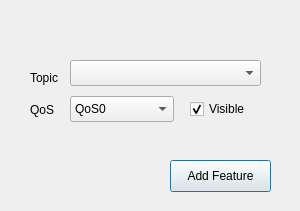
<?xml version="1.0" encoding="UTF-8"?>
<ui version="4.0">
 <class>tlAddFeature</class>
 <widget class="QDialog" name="tlAddFeature">
  <property name="geometry">
   <rect>
    <x>0</x>
    <y>0</y>
    <width>300</width>
    <height>211</height>
   </rect>
  </property>
  <property name="sizePolicy">
   <sizepolicy hsizetype="Preferred" vsizetype="Preferred">
    <horstretch>0</horstretch>
    <verstretch>0</verstretch>
   </sizepolicy>
  </property>
  <property name="maximumSize">
   <size>
    <width>300</width>
    <height>16777215</height>
   </size>
  </property>
  <property name="windowTitle">
   <string>Add Feature</string>
  </property>
  <widget class="QComboBox" name="selectTopic">
   <property name="geometry">
    <rect>
     <x>70</x>
     <y>60</y>
     <width>191</width>
     <height>26</height>
    </rect>
   </property>
  </widget>
  <widget class="QLabel" name="selectTopicLabel">
   <property name="geometry">
    <rect>
     <x>30</x>
     <y>70</y>
     <width>41</width>
     <height>16</height>
    </rect>
   </property>
   <property name="toolTip">
    <string>&lt;html&gt;&lt;head/&gt;&lt;body&gt;&lt;p&gt;Devices require a custom name and must be assigned a type&lt;/p&gt;&lt;p&gt;The name will form the basis of the MQTT Topic that gets piublished.&lt;/p&gt;&lt;p&gt;For example Water Tank 1 will be converteed to the Topic name /digisense/water/tank/1&lt;/p&gt;&lt;/body&gt;&lt;/html&gt;</string>
   </property>
   <property name="text">
    <string>Topic</string>
   </property>
  </widget>
  <widget class="QPushButton" name="buttonAdd">
   <property name="geometry">
    <rect>
     <x>170</x>
     <y>160</y>
     <width>101</width>
     <height>32</height>
    </rect>
   </property>
   <property name="text">
    <string>Add Feature</string>
   </property>
  </widget>
  <widget class="QComboBox" name="selectQoS">
   <property name="geometry">
    <rect>
     <x>70</x>
     <y>96</y>
     <width>104</width>
     <height>26</height>
    </rect>
   </property>
   <property name="toolTip">
    <string>&lt;html&gt;&lt;head/&gt;&lt;body&gt;&lt;p&gt;Granted QoS (Not implemented by Mosquitto Library yet)&lt;/p&gt;&lt;/body&gt;&lt;/html&gt;</string>
   </property>
   <item>
    <property name="text">
     <string>QoS0</string>
    </property>
   </item>
   <item>
    <property name="text">
     <string>QoS1</string>
    </property>
   </item>
   <item>
    <property name="text">
     <string>QoS2</string>
    </property>
   </item>
  </widget>
  <widget class="QLabel" name="selectQoSLabel">
   <property name="geometry">
    <rect>
     <x>30</x>
     <y>100</y>
     <width>51</width>
     <height>20</height>
    </rect>
   </property>
   <property name="toolTip">
    <string>&lt;html&gt;&lt;head/&gt;&lt;body&gt;&lt;p&gt;Devices require a custom name and must be assigned a type&lt;/p&gt;&lt;p&gt;The name will form the basis of the MQTT Topic that gets piublished.&lt;/p&gt;&lt;p&gt;For example Water Tank 1 will be converteed to the Topic name /digisense/water/tank/1&lt;/p&gt;&lt;/body&gt;&lt;/html&gt;</string>
   </property>
   <property name="text">
    <string>QoS</string>
   </property>
  </widget>
  <widget class="QCheckBox" name="chkBoxVisible">
   <property name="geometry">
    <rect>
     <x>190</x>
     <y>100</y>
     <width>85</width>
     <height>18</height>
    </rect>
   </property>
   <property name="toolTip">
    <string>&lt;html&gt;&lt;head/&gt;&lt;body&gt;&lt;p&gt;Display on layer, or access only via the Features list available Broker Settings or by double clicking on the Layer Group Name)&lt;/p&gt;&lt;/body&gt;&lt;/html&gt;</string>
   </property>
   <property name="text">
    <string>Visible</string>
   </property>
   <property name="checked">
    <bool>true</bool>
   </property>
  </widget>
 </widget>
 <resources/>
 <connections/>
</ui>
